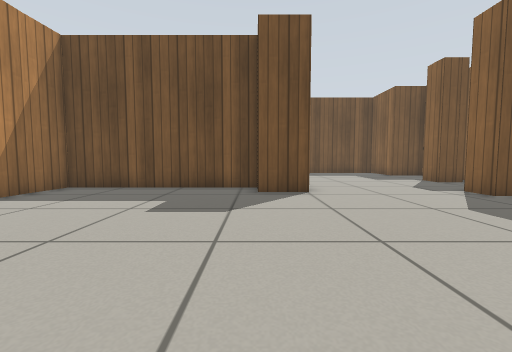
view 1 (above)

12 first-person views from a walk through a Gazebo world. The camera is 0.5 m above the floor, tilts 4° down and sees 90° across. The lines on the ground mark 1 m squares. The floor is counted in squares, 0.5 m on a side. Each view is taken from the middle of a square. On the plan, view 1 faces up. The plan holds only what a view shows up to about 11 squares ahead; the rest is blank. Gazebo's built-in surfaces are drawn with simple patterns.

view 2
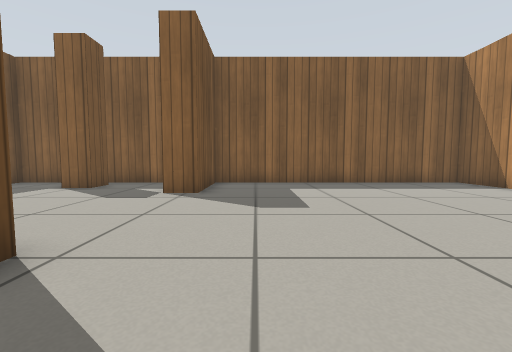

view 3
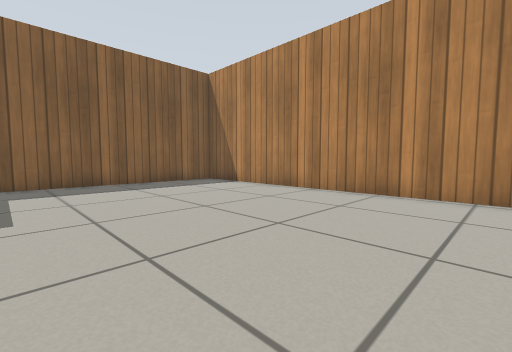

view 4
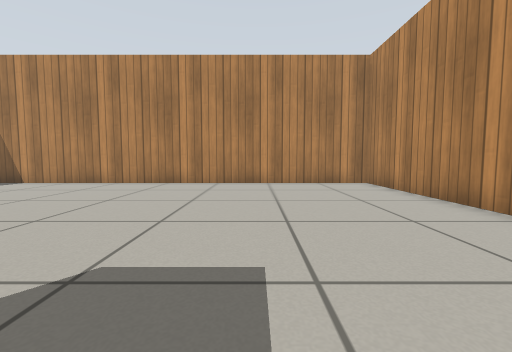

view 5
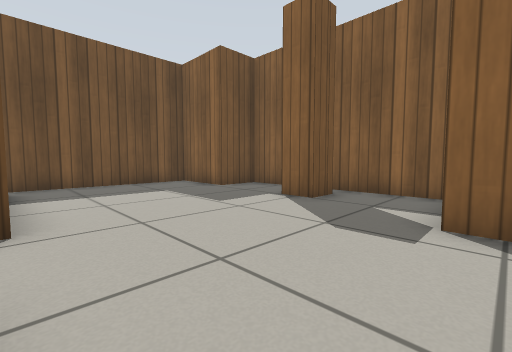

view 6
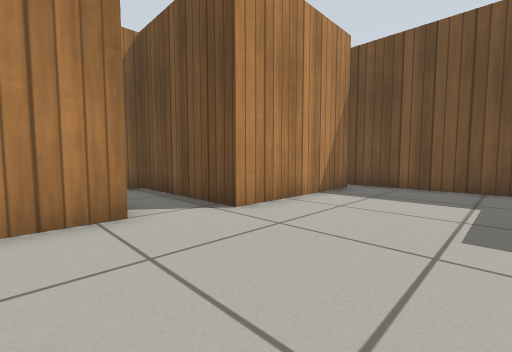

view 7
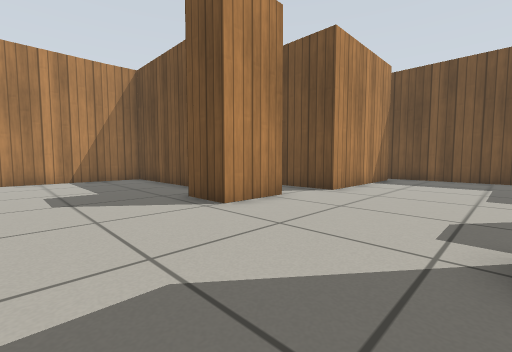

view 8
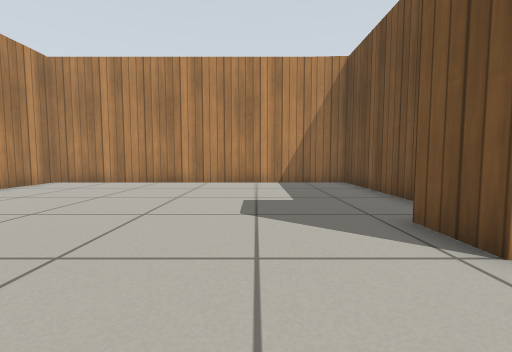

view 9
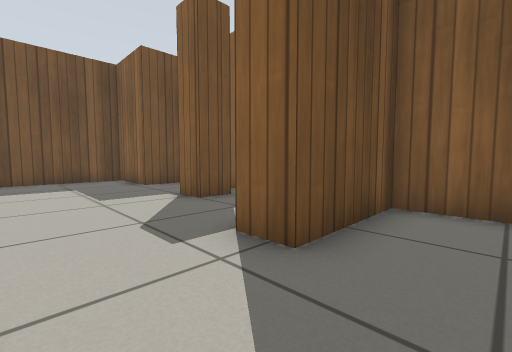

view 10
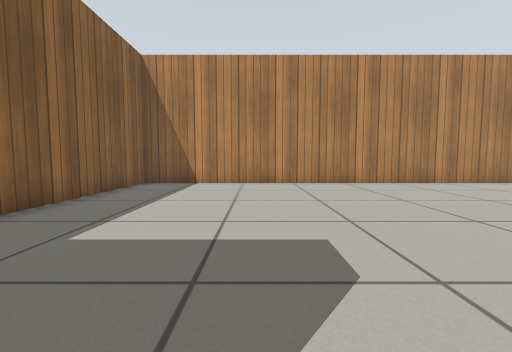

view 11
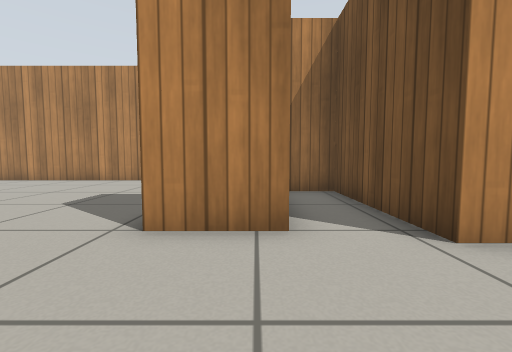

view 12
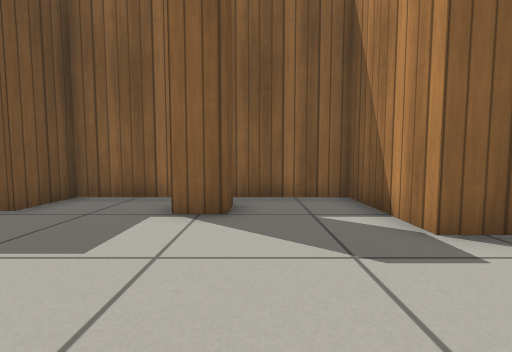

### Floor plan
Points are (right, up) in squares from view 1. A wall is a line through its corners. A room is listed if a view was taken in it or the views show most of it. See-through windows are left out.
Room 1 (views 1, 2, 3, 4, 5, 6, 7, 8, 9, 10, 11, 12)
walls: (0.1, 8.7) (-6.4, 8.7) (-6.4, -3.3) (9.5, -3.3) (9.5, 6.6) (6.3, 6.6) (6.3, 7.6) (9.5, 7.6) (9.5, 14.5) (7.8, 14.5) (7.8, 17.2) (1.6, 17.2); (1.6, 9.5) (1.6, 7.5) (0, 7.5); (8.6, 10.5) (7.5, 10.5) (7.5, 11.5); (2.1, 16.4) (2.1, 11.4) (-2.6, 11.4) (-2.6, 10)

Positions as (right, up) in squares from view 1, and headings:
1: (0, 0), facing up
2: (-1, 5), facing right
3: (-1, 4), facing down-right
4: (-2, 7), facing down
5: (2, 7), facing up-right
6: (6, 8), facing up-left
7: (6, 4), facing up-left
8: (4, 5), facing left
9: (4, 5), facing up-right
10: (5, 7), facing down
11: (5, 9), facing left
12: (3, 10), facing right
